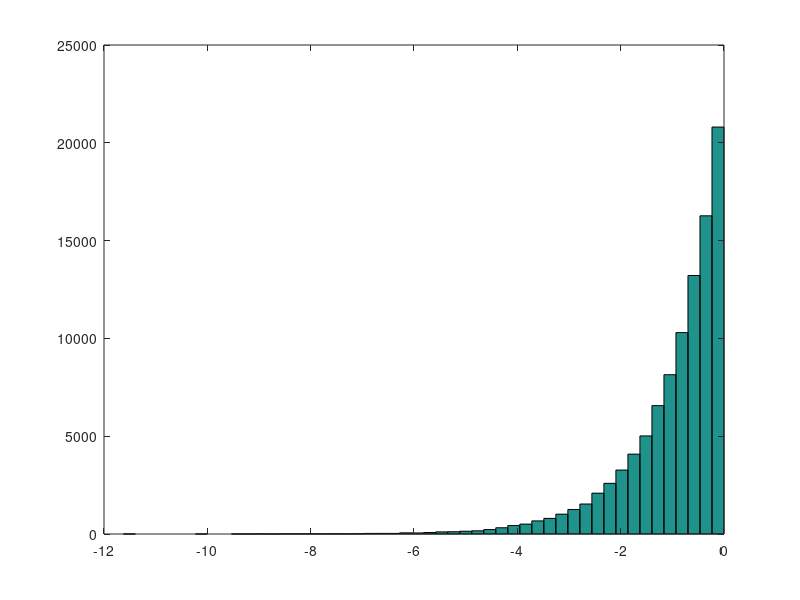

The MATLAB script that drew this image: (Note: this script raises an error after producing the figure.)
v = [1 2 3 4]
I = eye(4)
help eye
M = rand(4,4)
v*M
cos(v)
log(v)
which kalman
s = zeros(size(v))';
for i = 1:4
    clc
    s = s +v(i).*M(:,i)
    pause(1/4)
end
s2 = sum(bsxfun(@times,M,v),2)
clc
u = rand(2,2)
n = randn(1e5,1);hist(n)
close all
r = -exprnd(1,1e5,1);hist(r,50)
edit experiment_9
newfunc('name')
help name
newfunc('kalman')
which kalman
name(particles)
my.name(particles)
clear
%% Bonus, try this
n = 1e8;
tic
for i=1:n
    rand;
end
toc
tic
rand(n,1);
toc
